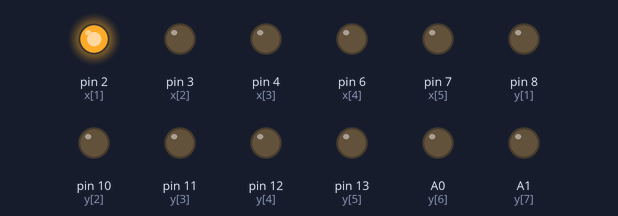
Simulated run of this sketch. Board: Arduino Uno, built with avr-gcc and run on an emulated ATmega328P. Shown: output pins drawn as LEDs (lit = HIGH). Pins used as bus, display or sensor lines are not drawn.

Above: at 0.3 s.
At 3.7 s:
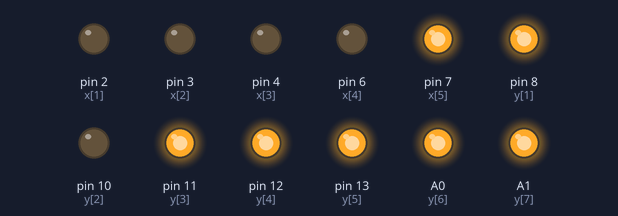
At 4.5 s:
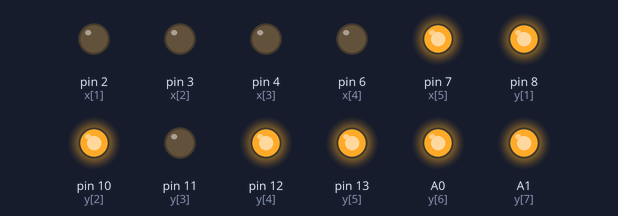
At 5.3 s:
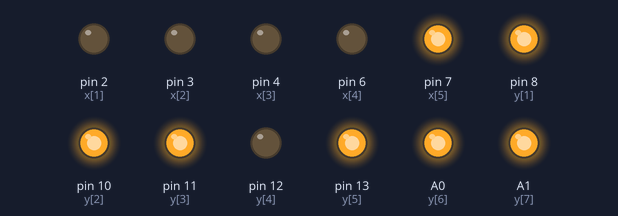
At 6.1 s:
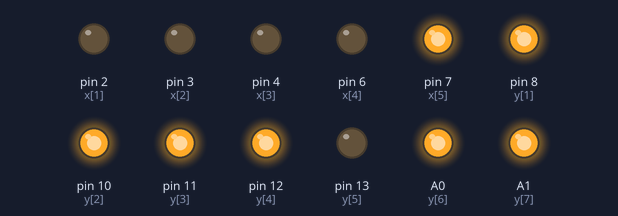
At 6.9 s:
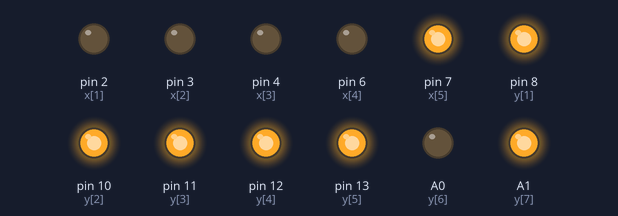
Timing chart, 0 to 9.6 s (numbered marks = the images above):
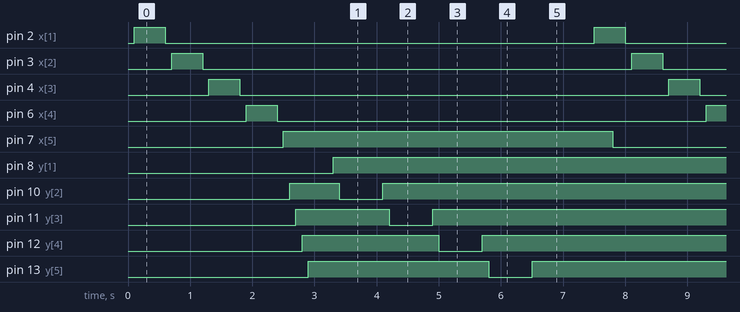

Measured:
- by itself, pin 2 (x[1]), pin 3 (x[2]), pin 4 (x[3]), pin 6 (x[4]): alternates HIGH for 0.50 s and LOW for 6.9 s
- by itself, pin 7 (x[5]): alternates HIGH for 5.3 s and LOW for 2.1 s
- by itself, pin 8 (y[1]): alternates HIGH for 6.7 s and LOW for 0.70 s
- by itself, pin 10 (y[2]), pin 11 (y[3]), pin 12 (y[4]), pin 13 (y[5]), A0 (y[6]): repeats every 7.4 s: LOW 0.70 s, HIGH 6.7 s
- by itself, A1 (y[7]): alternates HIGH for 4.3 s and LOW for 3.1 s

The sketch:

sketch_aug12b.ino
```cpp
int x[]={0,2,3,4,6,7};
int y[]={0,8,10,11,12,13,A0,A1};
unsigned long ms1;
int interval = 1000;
int a,b = 1;
void setup() {
  ms1 = millis();
  for(int i=1;i<=6;i++){
    pinMode(x[i],OUTPUT);
    digitalWrite(y[i],1);
  }
  for(int i=1;i<=8;i++){
    pinMode(y[i],OUTPUT);
    digitalWrite(y[i],0);
  }
  Serial.begin(9600);
}

void loop() {
  int x1[] = {1,2,3,4,5};
  int y1[] = {1,2,3,4,5,6,7};
  karakter(x1,x,5,0,5,0);
  karakter(y1,y,7,1,7,0);
//  long ms = millis();
//  if(ms-ms1>=interval){
//    ms1 = millis();
//  }
}

void reset(int arr[],int len,bool y){
  for(int i = 0; i<=len; i++){
    digitalWrite(arr[i],!y);
  }
}

void karakter(int aktif[],int arr, int arr_len,bool y, int len,bool reve){
  for(int i = 0; i<len; i++){
    int io = aktif[i];
    if(reve){
      io = aktif[len-i];
    }
    except(io,arr,y,arr_len);
  }
}

void except(int search,int arr[],bool y, int len){
  //int i = sizeof(arr)/sizeof(arr[0]);
  int o = len;
  for(int i = 0; i<=o; i++){
    if(i==search){
      digitalWrite(arr[i],!y);
    }else{
      digitalWrite(arr[i],y);
      delay(100);
    }
  }
}
```
